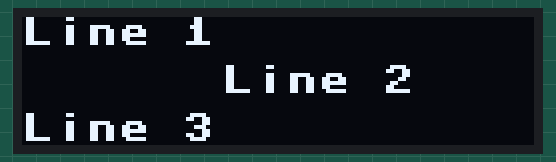
This program was run on a simulated Raspberry Pi Pico running MicroPython. Parts: 128×32 one-colour display. At 1.0 s the program stops and its outputs stay as they are.

Above: at 1.1 s.

The program:

day11-1.py
```python
# Imports
from machine import Pin, I2C
from ssd1306 import SSD1306_I2C
import time

# Set up I2C and the pins we're using for it
i2c=I2C(0,sda=Pin(0), scl=Pin(1), freq=400000)

# Short delay to stop I2C falling over
time.sleep(1)

# Define the display and size (128x32)
display = SSD1306_I2C(128, 32, i2c)

# Clear the display first
display.fill(0)

# Write a line of text to the display
#display.text("Hello World!",0,0)

# Write three lines to the display
display.text("Line 1",0,0)
display.text("Line 2",50,12)
display.text("Line 3",0,24)

# Update the display
display.show()
```
